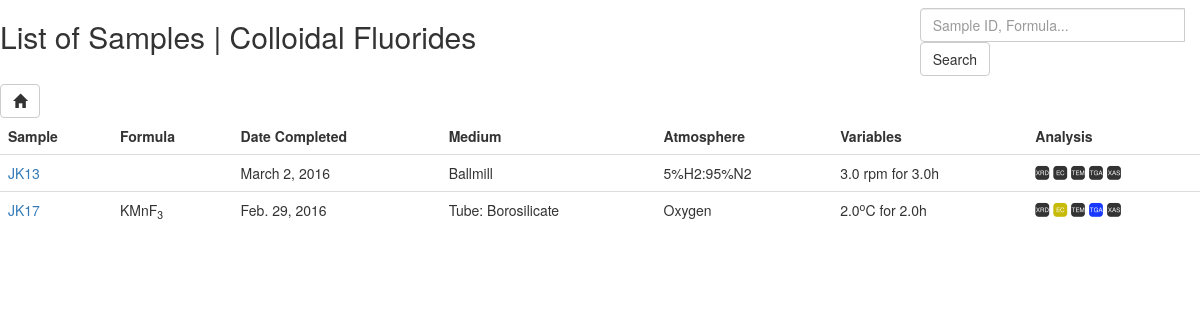
The app's page /project/3/ with its own data.
### pokedex/models.py (models this page shows, shortened)
class Project(models.Model):
	name = models.CharField(max_length=50)
	class Meta:
		ordering = ['name']
	def __str__(self):
		return "{name}".format(name=self.name)

class Sample(models.Model):
	sample_number = models.CharField(max_length=10, db_index=True)
	name = models.CharField(max_length=200, db_index=True)
	formula = models.CharField(max_length=50, db_index=True, blank=True)
	stripped_formula = models.CharField(max_length=50, db_index=True, blank=True)
	AVAILABLE_MEDIUMS = [
		('Ballmill', 'Ballmill'),
		('Tube: Borosilicate', 'Tube: Borosilicate'),
		('Tube: Quartz', 'Tube: Quartz'),
		('Tube: Alumina', 'Tube: Alumina'),
	]
	AVAILABLE_ATMOSPHERES = [
		('Argon', 'Argon'),
		('5%H2:95%N2', '5%H2:95%N2'),
		('Oxygen', 'Oxygen'),
		('Nitrogen', 'Nitrogen'),
		('Air', 'Air'),
	]
	experiment_medium = models.CharField(max_length=50, choices=AVAILABLE_MEDIUMS)
	experiment_atmosphere = models.CharField(max_length=50, choices=AVAILABLE_ATMOSPHERES)
	experiment_variable = models.FloatField(null=True, blank=True)
	experiment_time = models.FloatField(blank=True, null=True)
	experiment_equation = models.CharField(max_length=200, blank=True)
	variable_units = models.CharField(max_length=5, blank=True)
	analysis_XRD = models.BooleanField(default=False)
	analysis_EC = models.BooleanField(default=False)
	analysis_TEM = models.BooleanField(default=False)
	analysis_TGA = models.BooleanField(default=False)
	analysis_XAS = models.BooleanField(default=False)
	start_date = models.DateField(null=True, default=datetime.date.today)
	end_date = models.DateField(null=True, default=datetime.date.today)
	associated_project = models.ManyToManyField('Project')
	user = models.ForeignKey(User, blank=True, null=True)
	class Meta:
		ordering = ['sample_number']
	def detail_url(self):
		url = reverse('sample_detail', kwargs={'id': self.id})
		return url

### pokedex/views.py (the view)
class SampleListView(DetailView):
	template_name = 'sample_list.html'
	model = Project
	context_object_name = 'project'
	def get_context_data(self, *args, **kwargs):
		project = self.get_object()
		context = super(SampleListView, self).get_context_data(*args, **kwargs)
		context['samples'] = Sample.objects.all().filter(associated_project = project)
		return context
	def get_object(self):
		pk = self.kwargs['id']
		project = Project.objects.get(pk=pk)
		return project

### pokedex/templatetags/custom_filters.py (called while the page is built)
@register.filter(name='formula_markup')
def formula_markup(formula):
    def insert_subscript(string, index):
        return string[:index] + '<sub>' + string[index:index+2] + '</sub>' + string[index+2:]
    def insert_superscript(string, index):
        return string[:index] + '<sup>' + string[index:index+2] + '</sup>' + string[index+2:]
    formula = escape(formula)
    x = 0
    while x in range (0, len(formula)):
        if formula[x] in ('_'):
            formula = insert_subscript(formula, x)
            x += 5
        if formula[x] in ('^'):
            formula = insert_superscript(formula, x)
            x += 5
        x += 1
    formula = formula.replace("_","").replace("^", "")
    return mark_safe(formula)

### pokedex/templates/sample_list.html (shortened to what this page needs)
{% extends 'base.html' %}
{% load custom_filters %}
{% block content %}
<div class="row">
  <div class="col-md-6">
    <h2>List of Samples | {{ project }}</h2>
  </div>
  <div class="col-md-6">
    <div class="pull-right">
      <form method="get" action="." class="navbar-form pull-right">
	<div class="input-group">
	  <input type="text" class="input-small form-control search-query"
		 name="search" placeholder="Sample ID, Formula..."
	  <span class="input-group-btn">
	    <input type="submit" class="btn btn-default" value="Search">
	</div>
      </form>
    </div>
  </div>
</div>
<a href="{% url 'home' %}" class="btn btn-default">
	<span class="glyphicon glyphicon-home"></span>
</a>
{% if samples %}
<table class="table chemical-list">
  <tr>
	<th>Sample</th>
	<th>Formula</th>
	<th>Date Completed</th>
	<th>Medium</th>
	<th>Atmosphere</th>
	<th>Variables</th>
	<th>Analysis</th>
  </tr>
	{% for sample in samples %}
  <tr>
	<td>
		<a href="{{ sample.detail_url }}" title="Detailed information on sample {{ sample.sample_number }}">
		{{ sample.sample_number }}
		</a>
	</td>
	<td>{{ sample.formula|formula_markup }}</td>
	<td>{{ sample.end_date }}</td>
	<td>{{ sample.experiment_medium }}</td>
	<td>{{ sample.experiment_atmosphere }}</td>
	<td>{{ sample.experiment_variable }}{{ sample.variable_units|formula_markup }} for {{ sample.experiment_time }}h</td>
	<td>
	{% if sample.analysis_XRD %}<span class="icon-XRD XRD-active" title="X-Ray Diffraction"></span>{% else %}<span class="icon-XRD" title="X-Ray Diffraction"></span>{% endif %}
	{% if sample.analysis_EC %}<span class="icon-EC EC-active" title="Electrochemistry"></span>{% else %}<span class="icon-EC" title="Electrochemistry"></span>{% endif %}
	{% if sample.analysis_TEM %}<span class="icon-TEM TEM-active" title="Electron Microscopy"></span>{% else %}<span class="icon-TEM" title="Electron Microscopy"></span>{% endif %}
	{% if sample.analysis_TGA %}<span class="icon-TGA TGA-active" title="Thermogravimetric Analysis"></span>{% else %}<span class="icon-TGA" title="Thermogravimetric Analysis"></span>{% endif %}
	{% if sample.analysis_XAS %}<span class="icon-XAS XAS-active" title="X-Ray Absorption Spectroscopy"></span>{% else %}<span class="icon-XAS" title="X-Ray Absorption Spectroscopy"></span>{% endif %}
	</td>
  </tr>
	{% endfor %}
{% else %}
	<div class="alert alert-warning no-chemicals">
  	You have no samples associated with this project!
	</div>
{% endif %}
{% endblock %}

### pokedex/static/main.css (style rules this page uses)
.chemical-list th { border-top: none !important; }
.table td a { cursor: pointer; cursor: hand; }
[class^="icon-"], [class*=" icon-"] { font-family: 'icomoon' !important; speak: none; font-style: normal; font-weight: normal; font-variant: normal; text-transform: none; line-height: 1; -webkit-font-smoothing: antialiased; -moz-osx-font-smoothing: grayscale; }
.icon-XAS:before { content: "\e900"; }
.icon-EC:before { content: "\e903"; }
.icon-TEM:before { content: "\e904"; }
.icon-TGA:before { content: "\e905"; }
.icon-XRD:before { content: "\e906"; }
.EC-active { color: #C7BA08; }
.TGA-active { color: #1938FF; }

### records on screen
Project: name "Colloidal Fluorides"
Sample: sample_number "JK13", end_date "March 2, 2016", experiment_medium "Ballmill", experiment_atmosphere "5%H2:95%N2", experiment_variable "3.0", variable_units|formula_markup "rpm", experiment_time "3.0", analysis_XRD False (drawn), analysis_EC False (drawn), analysis_TEM False (drawn), analysis_TGA False (drawn), analysis_XAS False (drawn)
Sample: sample_number "JK17", formula|formula_markup "KMnF 3", end_date "Feb. 29, 2016", experiment_medium "Tube: Borosilicate", experiment_atmosphere "Oxygen", experiment_variable "2.0", variable_units|formula_markup "o C", experiment_time "2.0", analysis_XRD False (drawn), analysis_EC True (drawn), analysis_TEM False (drawn), analysis_TGA True (drawn), analysis_XAS False (drawn)
